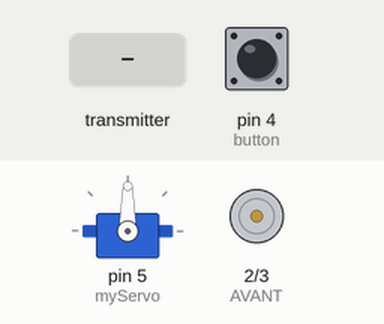
The sketch below on a simulated Arduino Uno, built with avr-gcc and run on an emulated ATmega328P. Shown: servo, motor-driver pin pairs drawn as motors (green arrow = first pin HIGH = forward, orange = second pin HIGH = backward, longer = more drive, scaled by the enable pin). The test bench sets the inputs (shaded band); at power-on: pin 4 (button) LOW. No radio packets arrive unless stated.

Above: at 1.2 s.
1.3 s: the transmitter starts sending angleV = 45
At 2.5 s:
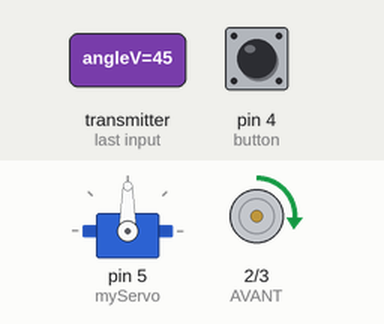
2.8 s: the transmitter starts sending angleV = 0
At 3.7 s:
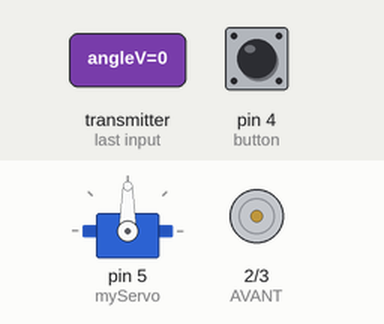
4.3 s: the transmitter starts sending angleV = 90
At 4.9 s:
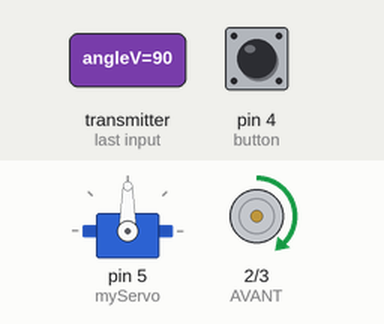
5.8 s: the transmitter starts sending angleV = 180
At 6.1 s:
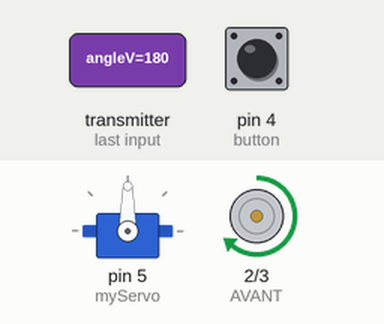
7.3 s: the transmitter starts sending angleV = 0
At 8.5 s:
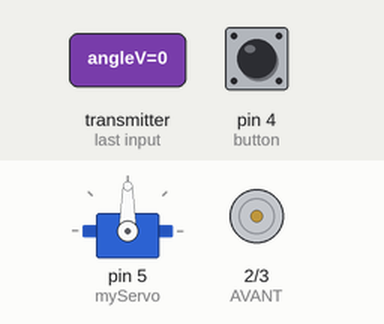
Timing chart, 0 to 9.8 s (numbered marks = the images above; inputs shaded):
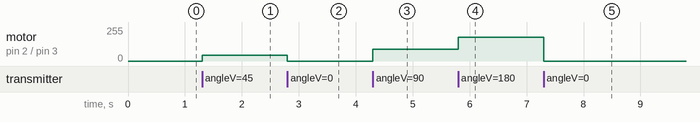

The sketch:

voiture.ino
```cpp
#include <SPI.h>
#include <nRF24L01.h>
#include <RF24.h>
#include <Servo.h>
#define button 4
RF24 radio(7, 8); // CE, CSN
const byte addresses[][6] = {"00001", "00002"};
int angleV= 0;
Servo myServo;
boolean buttonState = 0;
int AVANT = 2;
int ARRIERE = 3;
int enA = 6;
void setup() {
  pinMode(button, INPUT);
  pinMode(AVANT, OUTPUT);
  pinMode(ARRIERE, OUTPUT);
  pinMode(enA, OUTPUT);
  myServo.attach(5);
  radio.begin();
  radio.openWritingPipe(addresses[0]); // 00001
  radio.openReadingPipe(1, addresses[1]); // 00002
  radio.setPALevel(RF24_PA_MIN);
}
void loop() {
  delay(5);
  radio.startListening();
  if ( radio.available()) {
    while (radio.available()) {
      radio.read(&angleV, sizeof(angleV));
      if (angleV == 0) {
        digitalWrite(AVANT, LOW);
        digitalWrite(ARRIERE, LOW);
      }
      else if (angleV > 0) {
        digitalWrite(AVANT, HIGH);
        digitalWrite(ARRIERE, LOW);
        analogWrite(enA, angleV);
      }
      else {
        digitalWrite(AVANT, LOW);
        digitalWrite(ARRIERE, HIGH);
        analogWrite(enA, angleV);
      }
    }
    delay(5);
    radio.stopListening();
    buttonState = digitalRead(button);
    radio.write(&buttonState, sizeof(buttonState));
  }
}
```

Measured:
- after the input at 1.3 s, motor on pin 2 (AVANT) / pin 3 (ARRIERE): stopped → forward 45/255 at once
- after the input at 2.8 s, motor on pin 2 (AVANT) / pin 3 (ARRIERE): forward 45/255 → stopped at once
- after the input at 4.3 s, motor on pin 2 (AVANT) / pin 3 (ARRIERE): stopped → forward 90/255 at once
- after the input at 5.8 s, motor on pin 2 (AVANT) / pin 3 (ARRIERE): forward 90/255 → forward 180/255 at once
- after the input at 7.3 s, motor on pin 2 (AVANT) / pin 3 (ARRIERE): forward 180/255 → stopped at once
